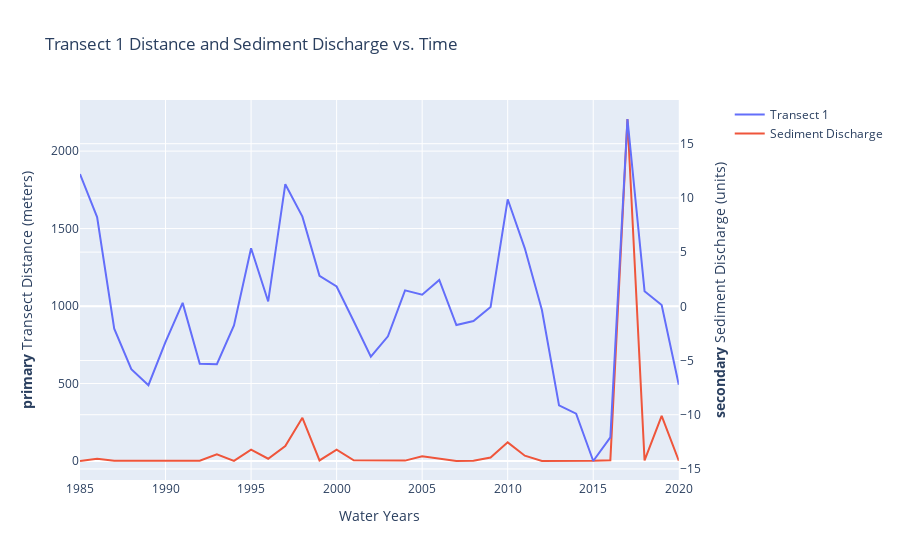

Here is the notebook cell this chart was saved with:
### Code cell
import plotly.graph_objects as go
from plotly.subplots import make_subplots

# Create figure with secondary y-axis
fig = make_subplots(specs=[[{"secondary_y": True}]])

# Add traces
fig.add_trace(
    go.Scatter(x=[1985,1986,1987,1988,1989,1990,1991,1992,1993,1994,1995,1996,1997,1998,1999,2000,2001,2002,2003,2004,2005,2006,2007,2008,2009,2010,2011,2012,2013,2014,2015,2016,2017,2018,2019,2020], 
               y=[12.194963174,8.237563964,-2.061170983,-5.799314326,-7.279031764,-3.272433307,0.3161232078,-5.289173695,-5.33752132,-1.766705379,5.352456645,0.447907167,11.26185354,8.270637795,2.821547504,1.833577833,-1.373638083,-4.64562967,-2.768499982,1.474050189,1.068130145,2.433538163,-1.723978019,-1.359934222,-0.05505201188,9.871895858,5.346545497,-0.3419442283,-9.134881221,-9.902222467,-14.26692847,-12.09478824,17.27744621,1.396669336,0.1181461823,-7.228526739], 
               name="Transect 1"),
    secondary_y=True,
)

fig.add_trace(
    go.Scatter(x=[1985,1986,1987,1988,1989,1990,1991,1992,1993,1994,1995,1996,1997,1998,1999,2000,2001,2002,2003,2004,2005,2006,2007,2008,2009,2010,2011,2012,2013,2014,2015,2016,2017,2018,2019,2020], 
               y=[0.7,14.6,1.4,0.7,0.7,0.3,1.8,2.1,43.0,0.8,73.7,14.5,96.9,278.8,3.6,73.2,5.0,2.9,2.4,2.6,31.2,15.9,0.2,1.0,22.1,120.3,34.2,0.6,0.0,0.1,1.8,5.4,2207.2,4.2,291.6,1.7], 
               name="Sediment Discharge"),
    secondary_y=False,
)

# Add figure title
fig.update_layout(
    title_text="Transect 1 Distance and Sediment Discharge vs. Time"
)

# Set x-axis title
fig.update_xaxes(title_text="Water Years")

# Set y-axes titles
fig.update_yaxes(title_text="Transect Distance (meters)", secondary_y=False)
fig.update_yaxes(title_text="Sediment Discharge (units)", secondary_y=True)

fig.show()
